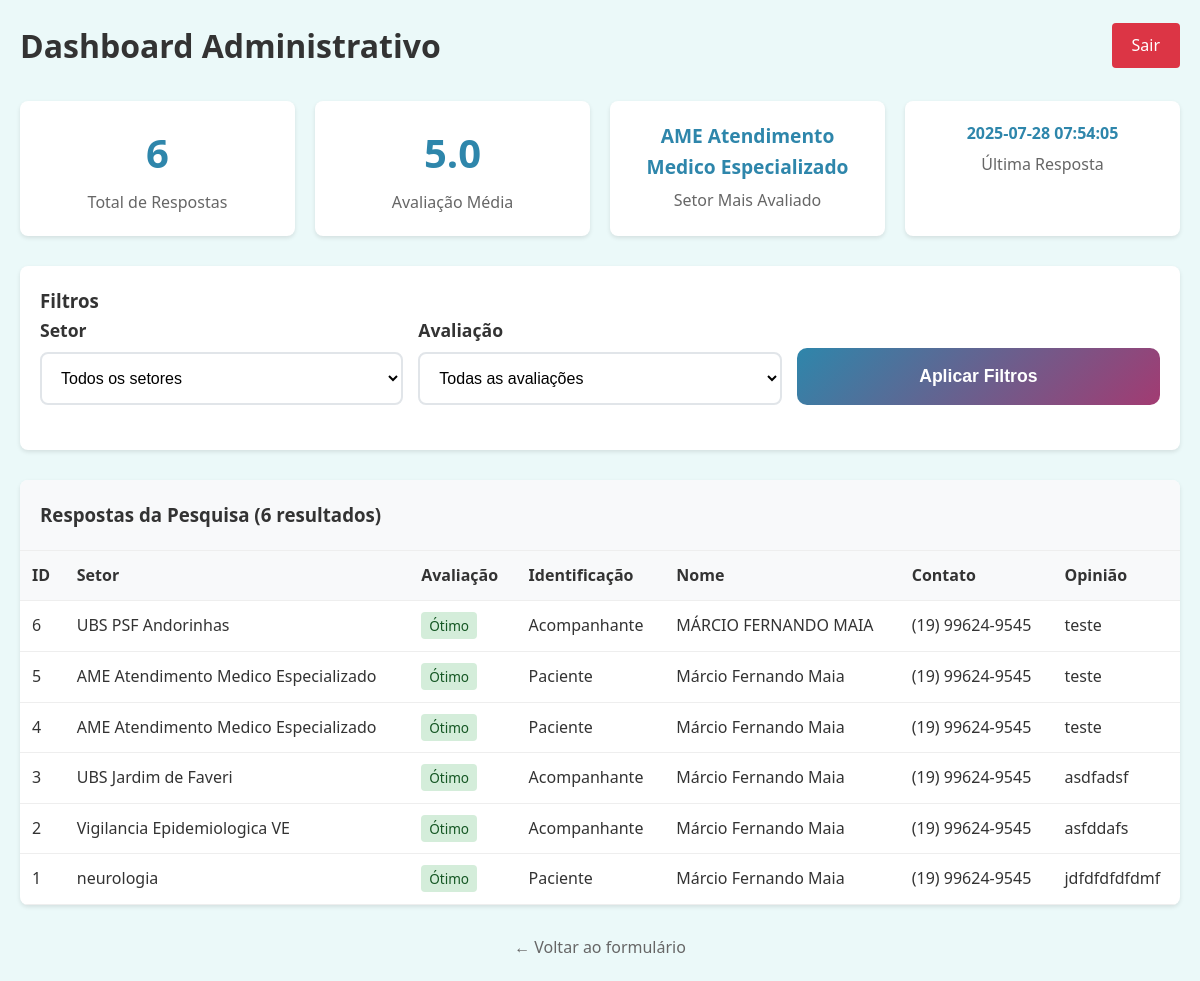
The app's page /admin/dashboard (signed in), older data.
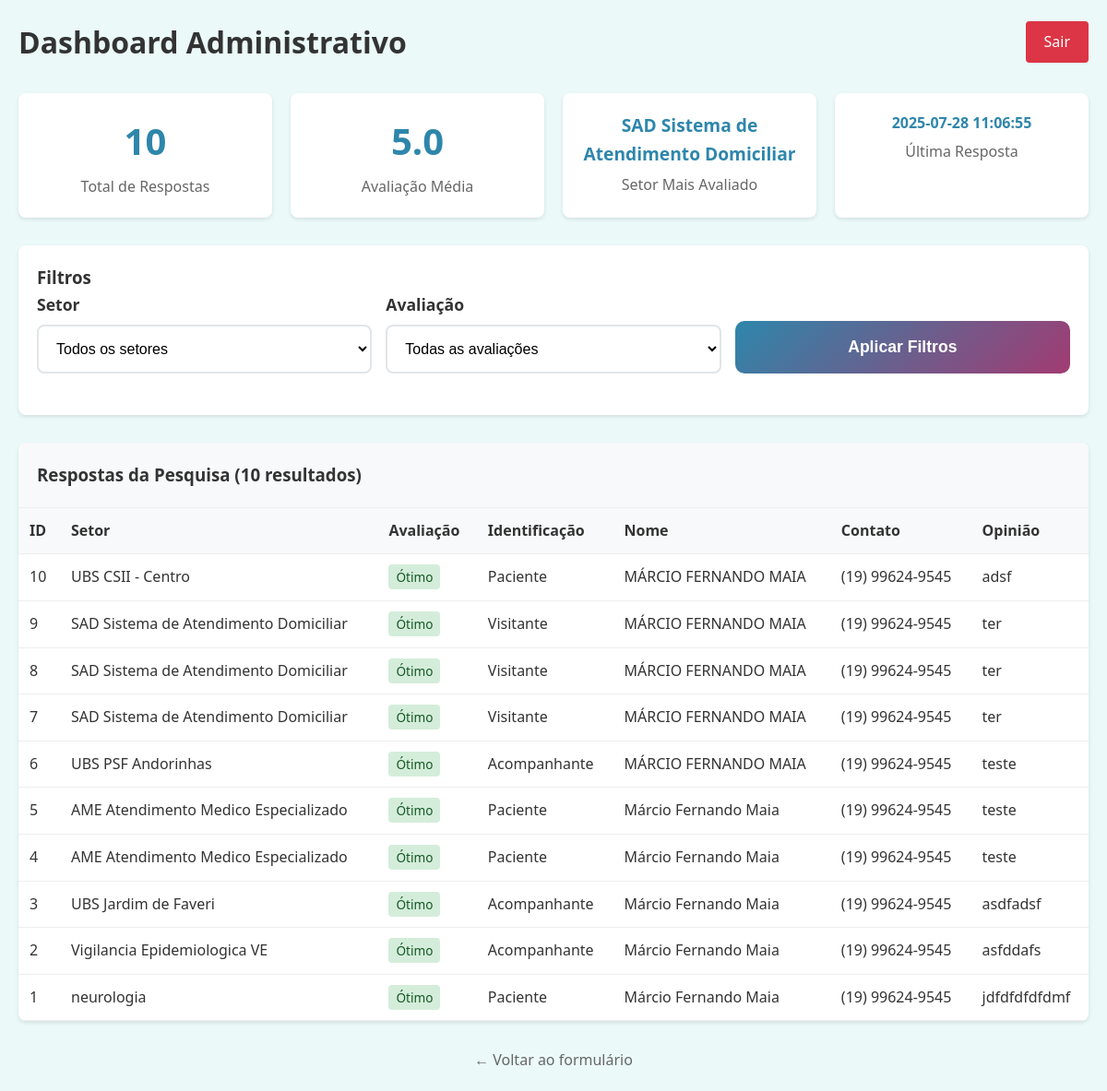
The same page, newer data.
### tables this page shows
CREATE TABLE respostas (
            id INTEGER PRIMARY KEY AUTOINCREMENT,
            setor TEXT,
            avaliacao TEXT,
            identificacao TEXT,
            nome TEXT,
            contato TEXT,
            opiniao TEXT
        , data_resposta TEXT);

### app.py (the view, shortened to what this page needs)
@app.route('/admin/dashboard')
def admin_dashboard():
    if not session.get('admin_logged_in'):
        return redirect(url_for('admin_login'))
    try:
        conn = get_db_connection()
        has_data_resposta = check_column_exists(conn, 'respostas', 'data_resposta')
        total_respostas = conn.execute('SELECT COUNT(*) as count FROM respostas').fetchone()['count']
        avaliacoes_map = {'pessimo': 1, 'ruim': 2, 'regular': 3, 'bom': 4, 'otimo': 5}
        avaliacoes = conn.execute('SELECT avaliacao FROM respostas').fetchall()
        if avaliacoes:
            soma = sum(avaliacoes_map.get(av['avaliacao'], 0) for av in avaliacoes)
            media = round(soma / len(avaliacoes), 1)
        else:
            media = 0
        setor_mais_avaliado = conn.execute('''
            SELECT setor, COUNT(*) as count
            FROM respostas
            GROUP BY setor
            ORDER BY count DESC
            LIMIT 1
        ''').fetchone()
        if has_data_resposta:
            ultima_resposta = conn.execute('''
                SELECT data_resposta
                FROM respostas
                WHERE data_resposta IS NOT NULL
                ORDER BY id DESC
                LIMIT 1
            ''').fetchone()
            ultima_info = ultima_resposta['data_resposta'] if ultima_resposta else 'N/A'
        setor_filtro = request.args.get('setor', '')
        avaliacao_filtro = request.args.get('avaliacao', '')
        if has_data_resposta:
            base_query = 'SELECT id, setor, avaliacao, identificacao, nome, contato, opiniao, data_resposta FROM respostas WHERE 1=1'
        else:
            base_query = 'SELECT id, setor, avaliacao, identificacao, nome, contato, opiniao, "Registro #" || id as data_resposta FROM respostas WHERE 1=1'
        params = []
        if setor_filtro:
            base_query += ' AND setor = ?'
            params.append(setor_filtro)
        if avaliacao_filtro:
            base_query += ' AND avaliacao = ?'
            params.append(avaliacao_filtro)
        base_query += ' ORDER BY id DESC'
        respostas = conn.execute(base_query, params).fetchall()
        setores_unicos = conn.execute('SELECT DISTINCT setor FROM respostas ORDER BY setor').fetchall()
        conn.close()
        estatisticas = {
            'total_respostas': total_respostas,
            'avaliacao_media': media,
            'setor_mais_avaliado': setor_mais_avaliado['setor'].replace('_', ' ') if setor_mais_avaliado else 'N/A',
            'ultima_resposta': ultima_info
        }
        return render_template('admin_dashboard.html',
                             estatisticas=estatisticas,
                             respostas=respostas,
                             setores_unicos=setores_unicos,
                             setor_filtro=setor_filtro,
                             avaliacao_filtro=avaliacao_filtro,
                             has_data_resposta=has_data_resposta)
    except Exception as e:
        return f"<h1>Erro Debug:</h1><p>{str(e)}</p><a href='/admin/login'>Voltar</a>"

### app.py (called while the page is built)
def get_db_connection():
    conn = sqlite3.connect('pesquisa.db')
    conn.row_factory = sqlite3.Row
    return conn

def check_column_exists(conn, table_name, column_name):
    cursor = conn.cursor()
    cursor.execute(f"PRAGMA table_info({table_name})")
    columns = [column[1] for column in cursor.fetchall()]
    return column_name in columns

@app.after_request
def add_security_headers(response):
    response.headers['X-Content-Type-Options'] = 'nosniff'
    response.headers['X-Frame-Options'] = 'DENY'
    response.headers['X-XSS-Protection'] = '1; mode=block'
    return response

### templates/admin_dashboard.html (shortened to what this page needs)
<!DOCTYPE html>
<html lang="pt-BR">
<head>
    <link rel="stylesheet" href="{{ url_for('static', filename='css/styles.css') }}">
</head>
<body>
    <div class="dashboard-container">
        <div class="admin-header">
            <h1 style="color: #333; margin: 0;">Dashboard Administrativo</h1>
            <a href="{{ url_for('admin_logout') }}" class="logout-btn">Sair</a>
        </div>
        <div class="stats-grid">
            <div class="stat-card">
                <div class="stat-number">{{ estatisticas.total_respostas }}</div>
                <div class="stat-label">Total de Respostas</div>
            </div>
            <div class="stat-card">
                <div class="stat-number">{{ estatisticas.avaliacao_media }}</div>
                <div class="stat-label">Avaliação Média</div>
            </div>
            <div class="stat-card">
                <div class="stat-number" style="font-size: 1.2em;">{{ estatisticas.setor_mais_avaliado }}</div>
                <div class="stat-label">Setor Mais Avaliado</div>
            </div>
            <div class="stat-card">
                <div class="stat-number" style="font-size: 1em;">{{ estatisticas.ultima_resposta }}</div>
                <div class="stat-label">Última Resposta</div>
            </div>
        </div>
        <div class="filters-section">
            <h3>Filtros</h3>
            <form method="GET">
                <div class="filters-grid">
                    <div class="form-group">
                        <label for="setor">Setor</label>
                        <select name="setor" id="setor">
                            <option value="">Todos os setores</option>
                        </select>
                    </div>
                    <div class="form-group">
                        <label for="avaliacao">Avaliação</label>
                        <select name="avaliacao" id="avaliacao">
                            <option value="">Todas as avaliações</option>
                        </select>
                    </div>
                    <div class="form-group">
                        <button type="submit" class="submit-btn">Aplicar Filtros</button>
                    </div>
                </div>
            </form>
        </div>
        <div class="table-container">
            <div class="table-header">
                <h3 style="margin: 0;">Respostas da Pesquisa ({{ respostas|length }} resultados)</h3>
            </div>
            <div class="overflow-scroll">
                <table class="data-table">
                    <thead>
                        <tr>
                            <th>ID</th>
                            <th>Setor</th>
                            <th>Avaliação</th>
                            <th>Identificação</th>
                            <th>Nome</th>
                            <th>Contato</th>
                            <th>Opinião</th>
                        </tr>
                    </thead>
                    <tbody>
                        {% if respostas %}
                            {% for resposta in respostas %}
                                <tr>
                                    <td>{{ resposta.id }}</td>
                                    <td>{{ resposta.setor.replace('_', ' ') }}</td>
                                    <td>
                                        <span class="badge badge-{{ resposta.avaliacao }}">
                                            {% if resposta.avaliacao == 'otimo' %}Ótimo
                                            {% elif resposta.avaliacao == 'bom' %}Bom
                                            {% elif resposta.avaliacao == 'regular' %}Regular
                                            {% elif resposta.avaliacao == 'ruim' %}Ruim
                                            {% elif resposta.avaliacao == 'pessimo' %}Péssimo
                                            {% endif %}
                                        </span>
                                    </td>
                                    <td>{{ resposta.identificacao|title }}</td>
                                    <td>{{ resposta.nome or '-' }}</td>
                                    <td>{{ resposta.contato or '-' }}</td>
                                    <td style="max-width: 300px; overflow: hidden; text-overflow: ellipsis;">
                                        {{ resposta.opiniao or '-' }}
                                    </td>
                                </tr>
                            {% endfor %}
                        {% else %}
                            <tr>
                                <td colspan="7" style="text-align: center; color: #666; padding: 40px;">
                                    Nenhuma resposta encontrada
                                </td>
                            </tr>
                        {% endif %}
                    </tbody>
                </table>
            </div>
        </div>
        <div style="text-align: center; margin-top: 30px;">
            <a href="{{ url_for('formulario') }}" style="color: #666; text-decoration: none;">
                ← Voltar ao formulário
            </a>
        </div>
    </div>
</body>
</html>

### static/css/styles.css (style rules this page uses)
* { margin: 0; padding: 0; box-sizing: border-box; }
body { font-family: 'Segoe UI', Tahoma, Geneva, Verdana, sans-serif; line-height: 1.6; color: #333; background-color: #ebf9f9; min-height: 100vh; }
.form-group { margin-bottom: 25px; }
.form-group label { display: block; margin-bottom: 8px; font-weight: 600; color: #333; font-size: 1.1em; }
.form-group input, .form-group select, .form-group textarea { width: 100%; padding: 15px; border: 2px solid #e1e5e9; border-radius: 8px; font-size: 16px; transition: all 0.3s ease; background: white; }
.submit-btn { width: 100%; background: linear-gradient(135deg, #2E86AB, #A23B72); color: white; padding: 18px 30px; border: none; border-radius: 10px; font-size: 1.1em; font-weight: 600; cursor: pointer; transition: all 0.3s ease; display: flex; align-items: center; justify-content: center; }

### templates/admin_dashboard.html (style rules this page uses)
.dashboard-container { max-width: 1200px; margin: 0 auto; padding: 20px; }
.stats-grid { display: grid; grid-template-columns: repeat(auto-fit, minmax(250px, 1fr)); gap: 20px; margin-bottom: 30px; }
.stat-card { background: white; padding: 20px; border-radius: 8px; box-shadow: 0 2px 4px rgba(0,0,0,0.1); text-align: center; }
.stat-number { font-size: 2.5em; font-weight: bold; color: #2E86AB; }
.stat-label { color: #666; margin-top: 5px; }
.filters-section { background: white; padding: 20px; border-radius: 8px; box-shadow: 0 2px 4px rgba(0,0,0,0.1); margin-bottom: 30px; }
.filters-grid { display: grid; grid-template-columns: repeat(auto-fit, minmax(200px, 1fr)); gap: 15px; align-items: end; }
.table-container { background: white; border-radius: 8px; box-shadow: 0 2px 4px rgba(0,0,0,0.1); overflow: hidden; }
.table-header { background: #f8f9fa; padding: 20px; border-bottom: 1px solid #eee; }
.data-table { width: 100%; border-collapse: collapse; }
.data-table th, .data-table td { padding: 12px; text-align: left; border-bottom: 1px solid #eee; }
.data-table th { background: #f8f9fa; font-weight: 600; color: #333; }
.badge { padding: 4px 8px; border-radius: 4px; font-size: 0.85em; font-weight: 500; }
.badge-otimo { background: #d4edda; color: #155724; }
.admin-header { display: flex; justify-content: space-between; align-items: center; margin-bottom: 30px; }
.logout-btn { background: #dc3545; color: white; padding: 10px 20px; border: none; border-radius: 4px; text-decoration: none; cursor: pointer; }
.overflow-scroll { overflow-x: auto; }

Row changes from the older to the newer data that the page shows:
added respostas: ultima_resposta "2025-07-28 11:06:55", id "10", setor.replace "UBS CSII - Centro", avaliacao "Ótimo", identificacao "Paciente", nome "MÁRCIO FERNANDO MAIA", contato "(19) 99624-9545", opiniao "adsf"
added respostas: id "9", setor.replace "SAD Sistema de Atendimento Domiciliar", avaliacao "Ótimo", identificacao "Visitante", nome "MÁRCIO FERNANDO MAIA", contato "(19) 99624-9545", opiniao "ter"
added respostas: id "8", setor.replace "SAD Sistema de Atendimento Domiciliar", avaliacao "Ótimo", identificacao "Visitante", nome "MÁRCIO FERNANDO MAIA", contato "(19) 99624-9545", opiniao "ter"
added respostas: id "7", setor.replace "SAD Sistema de Atendimento Domiciliar", avaliacao "Ótimo", identificacao "Visitante", nome "MÁRCIO FERNANDO MAIA", contato "(19) 99624-9545", opiniao "ter"
Text that changed along with them:
{{ estatisticas.total_respostas }}: "6" → "10"
{{ estatisticas.setor_mais_avaliado }}: "AME Atendimento Medico Especializado" → "SAD Sistema de Atendimento Domiciliar"
{{ respostas|length }}: "6" → "10"
{{ estatisticas.ultima_resposta }}: "2025-07-28 07:54:05" → "2025-07-28 11:06:55"
